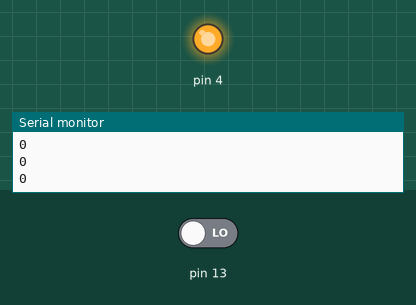
Simulated run of this sketch. Board: Arduino Uno, built with avr-gcc and run on an emulated ATmega328P. Shown: output pins drawn as LEDs (lit = HIGH), the last lines printed to the serial monitor. The test bench sets the inputs (shaded band); at power-on: pin 13 LOW.

Above: at 1.3 s.
1.4 s: pin 13 driven HIGH
At 2.1 s:
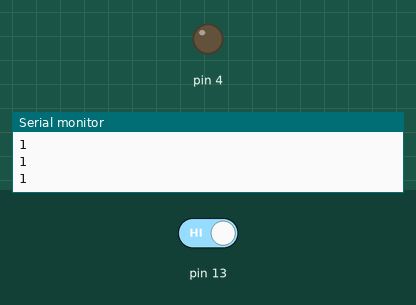
2.9 s: pin 13 driven LOW
At 3.2 s:
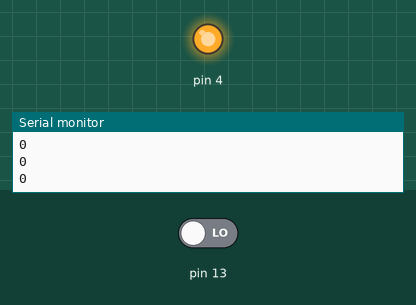
Timing chart, 0 to 5.9 s (numbered marks = the images above; inputs shaded):
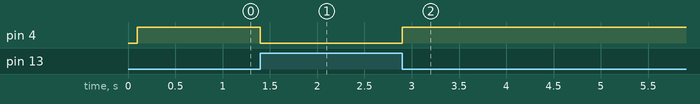

Measured:
- after the input at 1.4 s, pin 4: HIGH → LOW at once
- after the input at 2.9 s, pin 4: LOW → HIGH at once

The sketch:

PULL_PU_________LED___.ino
```cpp
const uint8_t PULL_UP = 13U;
const uint8_t RGB_RED = 4U;

void setup() {
  // put your setup code here, to run once:
  Serial.begin(115200UL);
  pinMode(PULL_UP, INPUT);                      //PULL UP은 INPUT
  pinMode(RGB_RED, OUTPUT);
  delay(100UL);
}

void loop() {
  // put your main code here, to run repeatedly:
  // Serial.println("HELLO");
  if(digitalRead(PULL_UP))
  {
    Serial.println("1");
    digitalWrite(RGB_RED, LOW);
    delay(100UL);
  }
  else
  {
    Serial.println("0");
    digitalWrite(RGB_RED, HIGH);
    delay(100UL);
  }
}
```
